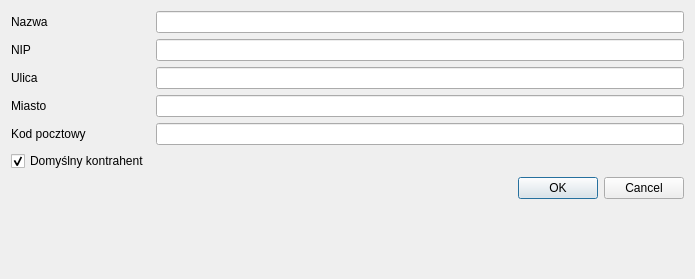
<?xml version="1.0" encoding="UTF-8"?>
<ui version="4.0">
 <class>Dialog</class>
 <widget class="QDialog" name="Dialog">
  <property name="geometry">
   <rect>
    <x>0</x>
    <y>0</y>
    <width>695</width>
    <height>279</height>
   </rect>
  </property>
  <property name="windowTitle">
   <string>Dialog</string>
  </property>
  <layout class="QGridLayout" name="gridLayout">
   <item row="0" column="0">
    <layout class="QFormLayout" name="formLayout">
     <item row="0" column="0">
      <widget class="QLabel" name="label_4">
       <property name="text">
        <string>Nazwa</string>
       </property>
      </widget>
     </item>
     <item row="0" column="1">
      <widget class="QLineEdit" name="company_name"/>
     </item>
     <item row="1" column="0">
      <widget class="QLabel" name="label_5">
       <property name="text">
        <string>NIP</string>
       </property>
      </widget>
     </item>
     <item row="1" column="1">
      <widget class="QLineEdit" name="nip">
       <property name="inputMask">
        <string/>
       </property>
      </widget>
     </item>
     <item row="2" column="0">
      <widget class="QLabel" name="label_7">
       <property name="text">
        <string>Ulica</string>
       </property>
      </widget>
     </item>
     <item row="2" column="1">
      <widget class="QLineEdit" name="street"/>
     </item>
     <item row="3" column="0">
      <widget class="QLabel" name="label_8">
       <property name="text">
        <string>Miasto</string>
       </property>
      </widget>
     </item>
     <item row="3" column="1">
      <widget class="QLineEdit" name="city"/>
     </item>
     <item row="4" column="0">
      <widget class="QLabel" name="label_3">
       <property name="text">
        <string>Kod pocztowy</string>
       </property>
      </widget>
     </item>
     <item row="4" column="1">
      <widget class="QLineEdit" name="zip_code"/>
     </item>
     <item row="5" column="0">
      <widget class="QCheckBox" name="checkBox">
       <property name="text">
        <string>Domyślny kontrahent</string>
       </property>
       <property name="checked">
        <bool>true</bool>
       </property>
      </widget>
     </item>
     <item row="6" column="1">
      <widget class="QDialogButtonBox" name="buttonBox">
       <property name="standardButtons">
        <set>QDialogButtonBox::Cancel|QDialogButtonBox::Ok</set>
       </property>
      </widget>
     </item>
    </layout>
   </item>
  </layout>
 </widget>
 <resources/>
 <connections/>
</ui>
